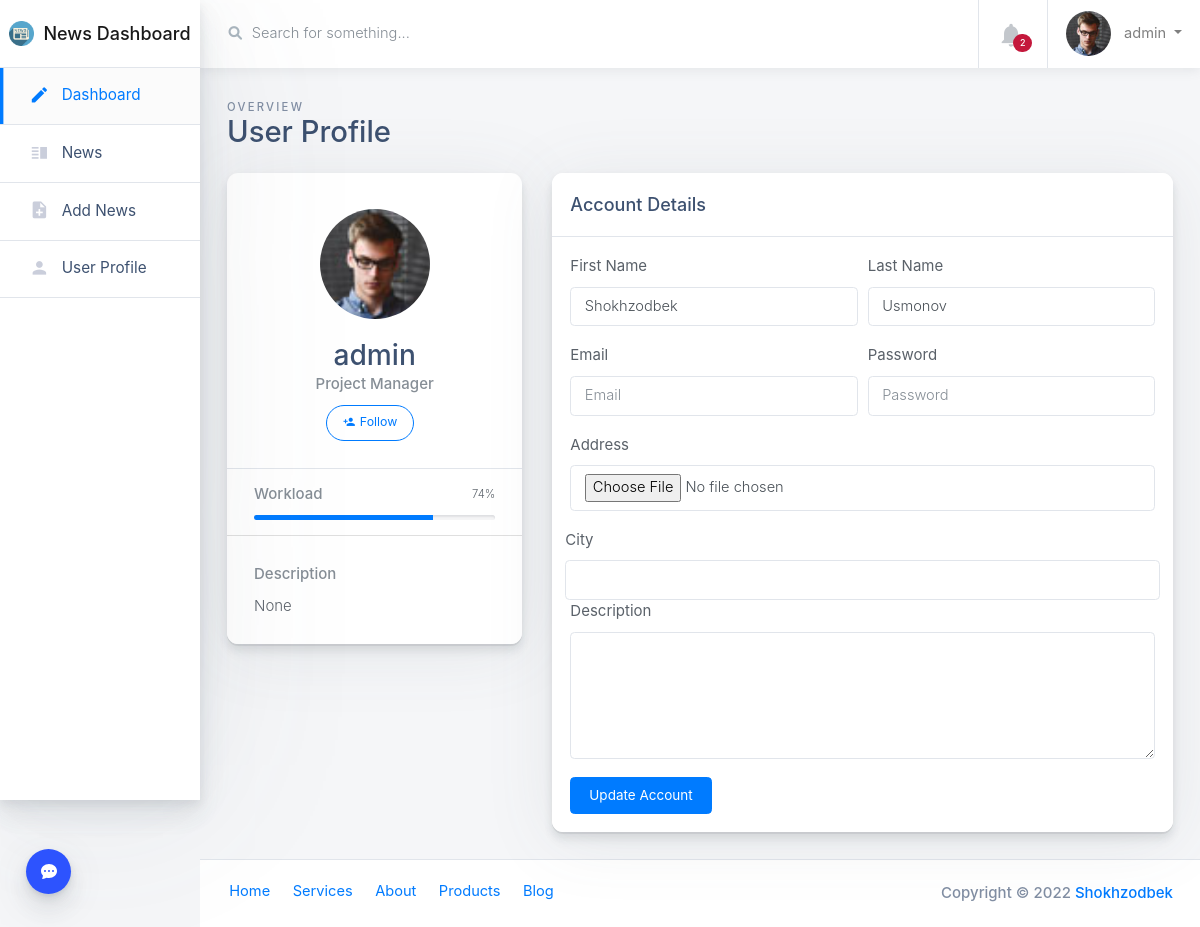
/dashboard/user-profile/ (signed in), run on the app's committed database.
### dashboard/models.py (models this page shows)
class User(AbstractUser):
    bio = models.CharField(max_length=255, blank=True, null=True)
    address = models.CharField(max_length=255, blank=True, null=True)
    region = models.ForeignKey(Region, on_delete=models.SET_NULL, blank=True, null=True)
    avatar = models.ImageField(upload_to='avatar/', blank=True, null=True)

### dashboard/views.py (the view)
# urls.py: path('user-profile/', user_profile, name='user-profile-url'),
def user_profile(request):
    context = {
        'usr': request.user
    }
    return render(request, 'dashboard/user-profile.html', context)

### chat/context_processors.py (called while the page is built)
def all_users(request):
    return {'all_users': User.objects.all()}

### templates/dashboard/user-profile.html (shortened to what this page needs)
{% extends 'dashboard/base.html' %}
{% block content %}
{% load static %}
        <div class="main-content-container container-fluid px-4">
            <div class="page-header row no-gutters py-4">
              <div class="col-12 col-sm-4 text-center text-sm-left mb-0">
                <span class="text-uppercase page-subtitle">Overview</span>
                <h3 class="page-title">User Profile</h3>
              </div>
            </div>
            <div class="row">
              <div class="col-lg-4">
                <div class="card card-small mb-4 pt-3">
                  <div class="card-header border-bottom text-center">
                    <div class="mb-3 mx-auto">
                      {% if usr.avatar is not None %}
                      <img class="rounded-circle" src="{{ usr.avatar.url }}" alt="User Avatar" width="110">
                      {% else %}
                      <img class="rounded-circle" src="{% static 'dashboard/usr.png' %}" alt="User Avatar" width="110">
                      {% endif %}
                    </div>
                    <h4 class="mb-0">{{ usr.username }}</h4>
                    <span class="text-muted d-block mb-2">Project Manager</span>
                    <button type="button" class="mb-2 btn btn-sm btn-pill btn-outline-primary mr-2">
                      <i class="material-icons mr-1">person_add</i>Follow</button>
                  </div>
                  <ul class="list-group list-group-flush">
                    <li class="list-group-item px-4">
                      <div class="progress-wrapper">
                        <strong class="text-muted d-block mb-2">Workload</strong>
                        <div class="progress progress-sm">
                          <div class="progress-bar bg-primary" role="progressbar" aria-valuenow="74" aria-valuemin="0" aria-valuemax="100" style="width: 74%;">
                            <span class="progress-value">74%</span>
                          </div>
                        </div>
                      </div>
                    </li>
                    <li class="list-group-item p-4">
                      <strong class="text-muted d-block mb-2">Description</strong>
                      <span>{{ usr.bio }}</span>
                    </li>
                  </ul>
                </div>
              </div>
              <div class="col-lg-8">
                <div class="card card-small mb-4">
                  <div class="card-header border-bottom">
                    <h6 class="m-0">Account Details</h6>
                  </div>
                  <ul class="list-group list-group-flush">
                    <li class="list-group-item p-3">
                      <div class="row">
                        <div class="col">
                          <form method="post">
                            <div class="form-row">
                              <div class="form-group col-md-6">
                                <label for="feFirstName">First Name</label>
                                <input type="text" class="form-control" id="feFirstName" placeholder="First Name" value="{{ usr.first_name }}"> </div>
                              <div class="form-group col-md-6">
                                <label for="feLastName">Last Name</label>
                                <input type="text" class="form-control" id="feLastName" placeholder="Last Name" value="{{ usr.last_name }}"> </div>
                            </div>
                            <div class="form-row">
                              <div class="form-group col-md-6">
                                <label for="feEmailAddress">Email</label>
                                <input type="email" class="form-control" id="feEmailAddress" placeholder="Email" value="{{ usr.email }}"> </div>
                              <div class="form-group col-md-6">
                                <label for="fePassword">Password</label>
                                <input type="password" class="form-control" id="fePassword" placeholder="Password"> </div>
                            </div>
                            <div class="form-group">
                              <label for="feInputAddress">Address</label>
                              <input type="file" class="form-control" id="feInputAddress" placeholder="1234 Main St" value="{{ usr.address }}"> </div>
                            <div class="form-row">
                              <label for="feInputCity">City</label>
                              <input type="text" class="form-control" id="feInputCity" value="{{ usr.region.name }}">
                            </div>
                            <div class="form-row">
                              <div class="form-group col-md-12">
                                <label for="feDescription">Description</label>
                                <textarea class="form-control" name="feDescription" rows="5">
                                </textarea>
                              </div>
                            </div>
                            <button type="submit" class="btn btn-accent">Update Account</button>
                          </form>
                        </div>
                      </div>
                    </li>
                  </ul>
                </div>
              </div>
            </div>
        </div>
{% endblock %}

### templates/dashboard/base.html (shortened to what this page needs)
{% load static %}
<!doctype html>
<html class="no-js h-100" lang="en">
  <head>
    <link href="https://use.fontawesome.com/releases/v5.0.6/css/all.css" rel="stylesheet">
    <link rel="stylesheet" href="https://maxcdn.bootstrapcdn.com/bootstrap/4.0.0/css/bootstrap.min.css">
    <link rel="stylesheet" id="main-stylesheet" data-version="1.0.0" href="{% static 'dashboard/styles/shards-dashboards.1.0.0.min.css' %}">
    <link rel="stylesheet" href="{% static 'dashboard/styles/extras.1.0.0.min.css' %}">
    <link rel="stylesheet" href="https://cdnjs.cloudflare.com/ajax/libs/quill/1.3.6/quill.snow.css">
    <link href="https://cdnjs.cloudflare.com/ajax/libs/font-awesome/6.0.0/css/all.min.css" rel="stylesheet"/>
  </head>
  <body class="h-100">
    <a href="{% url 'chat-base-url' %}">
    <div class="color-switcher-toggle animated pulse infinite">
    </div>
    </a>
    <div class="container-fluid">
      <div class="row">
        <aside class="main-sidebar col-12 col-md-3 col-lg-2 px-0">
          <div class="main-navbar">
            <nav class="navbar align-items-stretch navbar-light bg-white flex-md-nowrap border-bottom p-0">
              <a class="navbar-brand w-100 mr-0" href="#" style="line-height: 25px;">
                <div class="d-table m-auto">
                  <img id="main-logo" class="d-inline-block align-top mr-1" style="max-width: 25px;" src="{% static 'dashboard/logo.png' %}" alt="News Dashboard">
                  <span class="d-none d-md-inline ml-1">News Dashboard</span>
                </div>
              </a>
            </nav>
          </div>
          <div class="nav-wrapper">
            <ul class="nav flex-column">
              <li class="nav-item">
                <a class="nav-link active" href="{% url 'dashboard-index-url' %}">
                  <i class="material-icons">edit</i>
                  <span>Dashboard</span>
                </a>
              </li>
              <li class="nav-item">
                <a class="nav-link " href="{% url 'news-url' %}">
                  <i class="material-icons">vertical_split</i>
                  <span>News</span>
                </a>
              </li>
              <li class="nav-item">
                <a class="nav-link " href="{% url 'add-news-url' %}">
                  <i class="material-icons">note_add</i>
                  <span>Add News</span>
                </a>
              </li>
              <li class="nav-item">
                <a class="nav-link " href="{% url 'user-profile-url' %}">
                  <i class="material-icons">person</i>
                  <span>User Profile</span>
                </a>
              </li>
            </ul>
          </div>
        </aside>
        <main class="main-content col-lg-10 col-md-9 col-sm-12 p-0 offset-lg-2 offset-md-3">
          <div class="main-navbar sticky-top bg-white">
            <nav class="navbar align-items-stretch navbar-light flex-md-nowrap p-0">
              <form action="#" class="main-navbar__search w-100 d-none d-md-flex d-lg-flex">
                <div class="input-group input-group-seamless ml-3">
                  <div class="input-group-prepend">
                    <div class="input-group-text">
                      <i class="fas fa-search"></i>
                    </div>
                  </div>
                  <input class="navbar-search form-control" type="text" placeholder="Search for something..." aria-label="Search"> </div>
              </form>
              <ul class="navbar-nav border-left flex-row ">
                <li class="nav-item border-right dropdown notifications">
                  <a class="nav-link nav-link-icon text-center" href="#" role="button" id="dropdownMenuLink" data-toggle="dropdown" aria-haspopup="true" aria-expanded="false">
                    <div class="nav-link-icon__wrapper">
                      <i class="material-icons">&#xE7F4;</i>
                      <span class="badge badge-pill badge-danger">2</span>
                    </div>
                  </a>
                </li>
                <li class="nav-item dropdown">
                  <a class="nav-link dropdown-toggle text-nowrap px-3" data-toggle="dropdown" href="#" role="button" aria-haspopup="true" aria-expanded="false">
                    <img class="user-avatar rounded-circle mr-2" src="{{ request.user.avatar.url }}" alt="User Avatar">
                    <span class="d-none d-md-inline-block">{{ request.user }}</span>
                  </a>
                </li>
              </ul>
            </nav>
          </div>
          {% block content %}
          {% endblock %}
          <footer class="main-footer d-flex p-2 px-3 bg-white border-top">
            <ul class="nav">
              <li class="nav-item">
                <a class="nav-link" href="#">Home</a>
              </li>
              <li class="nav-item">
                <a class="nav-link" href="#">Services</a>
              </li>
              <li class="nav-item">
                <a class="nav-link" href="#">About</a>
              </li>
              <li class="nav-item">
                <a class="nav-link" href="#">Products</a>
              </li>
              <li class="nav-item">
                <a class="nav-link" href="#">Blog</a>
              </li>
            </ul>
            <span class="copyright ml-auto my-auto mr-2">Copyright © 2022
              <a href="https://usn.uz" rel="nofollow">Shokhzodbek</a>
            </span>
          </footer>
        </main>
      </div>
    </div>
  </body>
</html>

### data on the page
User: user.avatar (picture), user "admin", avatar (picture), username "admin", bio "None", first_name "Shokhzodbek", last_name "Usmonov"
